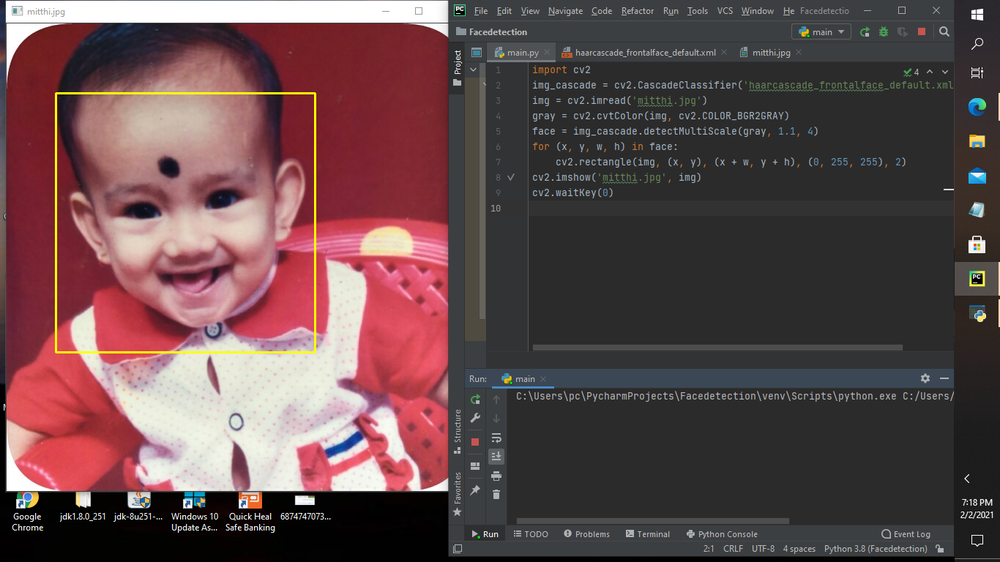
#> input picture Mitthi.png, 1000 x 562 px, shrunk from 1366 x 768 before the run
$ python Face_detection.py
#> lines starting #> are read from the running program, lines starting #| are printed output that depends on the picture; after the words box and inside, x2 and y2 are one past the last pixel; in counts of white or black regions, pixels touching at a corner belong together
import cv2
img_cascade = cv2.CascadeClassifier('haarcascade_frontalface_default.xml')
img = cv2.imread('Mitthi.png')
#> img is the input picture: shape (562, 1000, 3); mean B, G, R 74.7, 73.2, 97.2
gray = cv2.cvtColor(img, cv2.COLOR_BGR2GRAY)
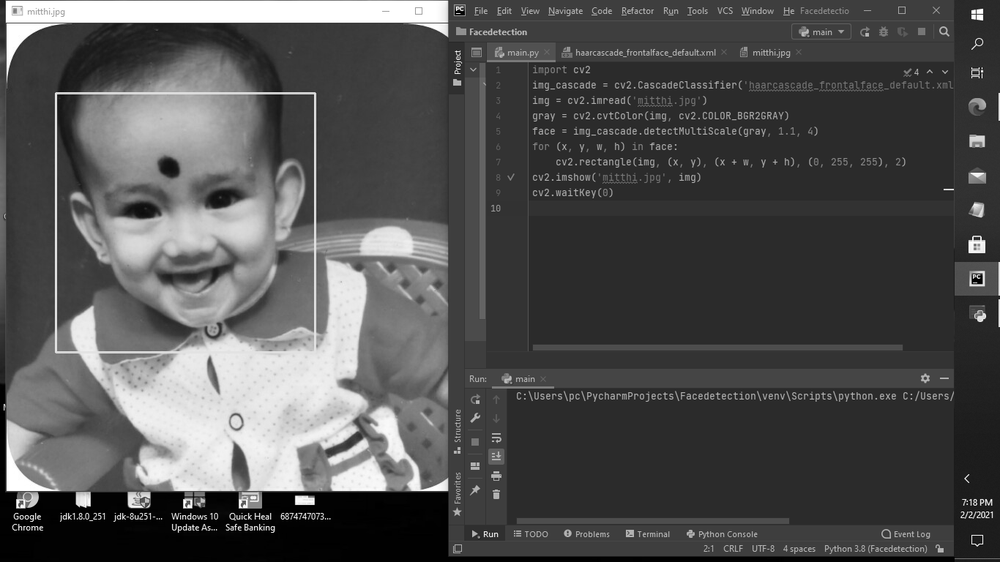
#> gray: shape (562, 1000); min 0, max 255, mean 80.5
face = img_cascade.detectMultiScale(gray, 1.1, 4)
#> face = [[54, 94, 264, 264]]
for (x, y, w, h) in face:
    cv2.rectangle(img, (x, y), (x + w, y + h), (0, 255, 255), 2)
#> this loop made 1 pass
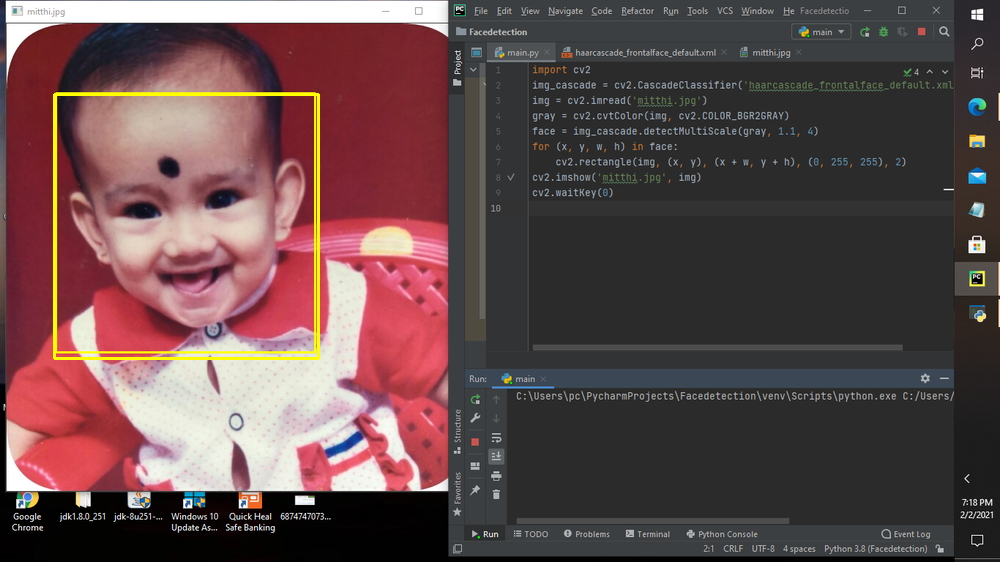
#> img: shape (562, 1000, 3); 0.47% of pixels changed, all inside (x1, y1, x2, y2) = (53, 93, 320, 360)
cv2.imshow('Mitthi.png', img)
cv2.waitKey(0)
